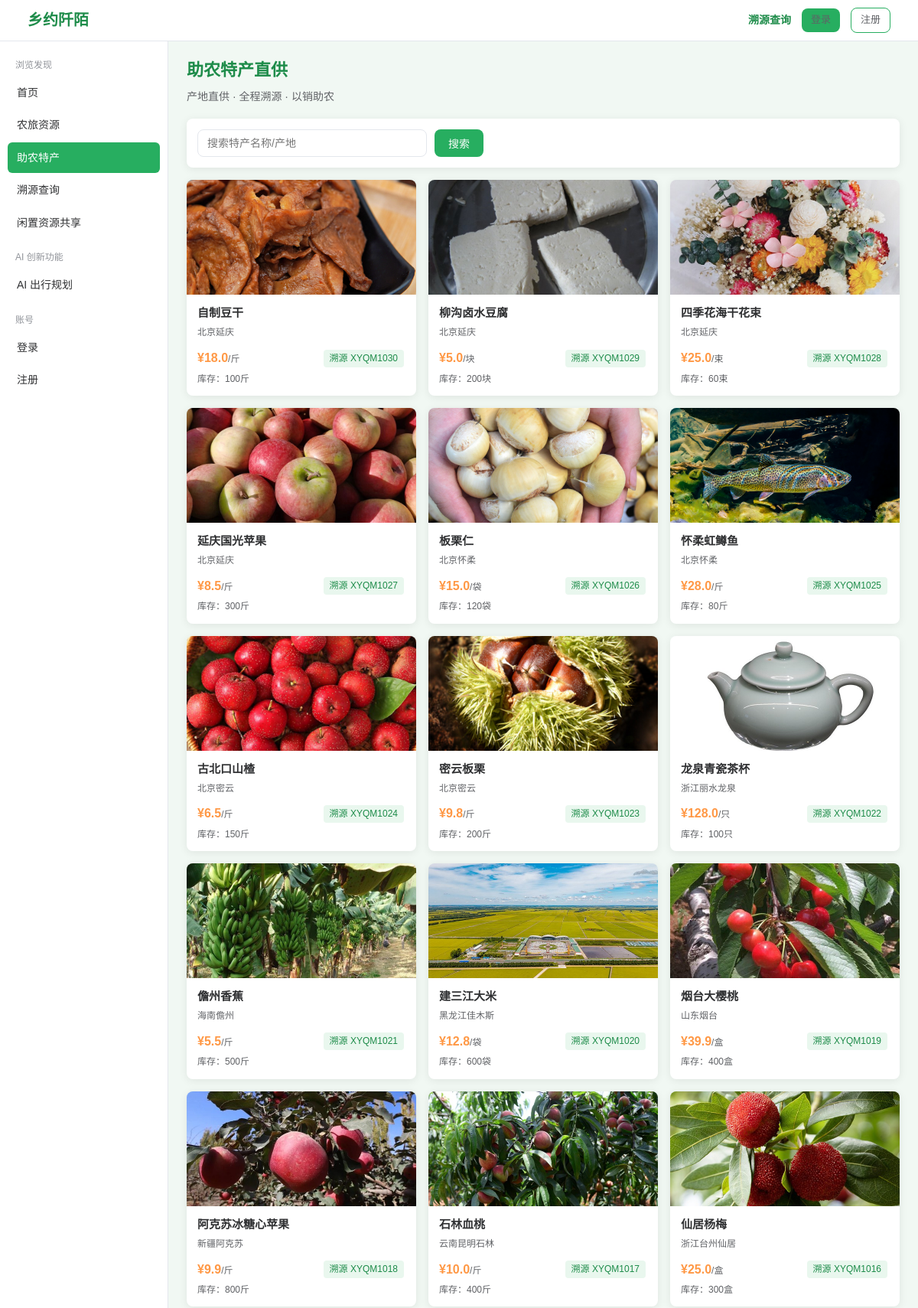
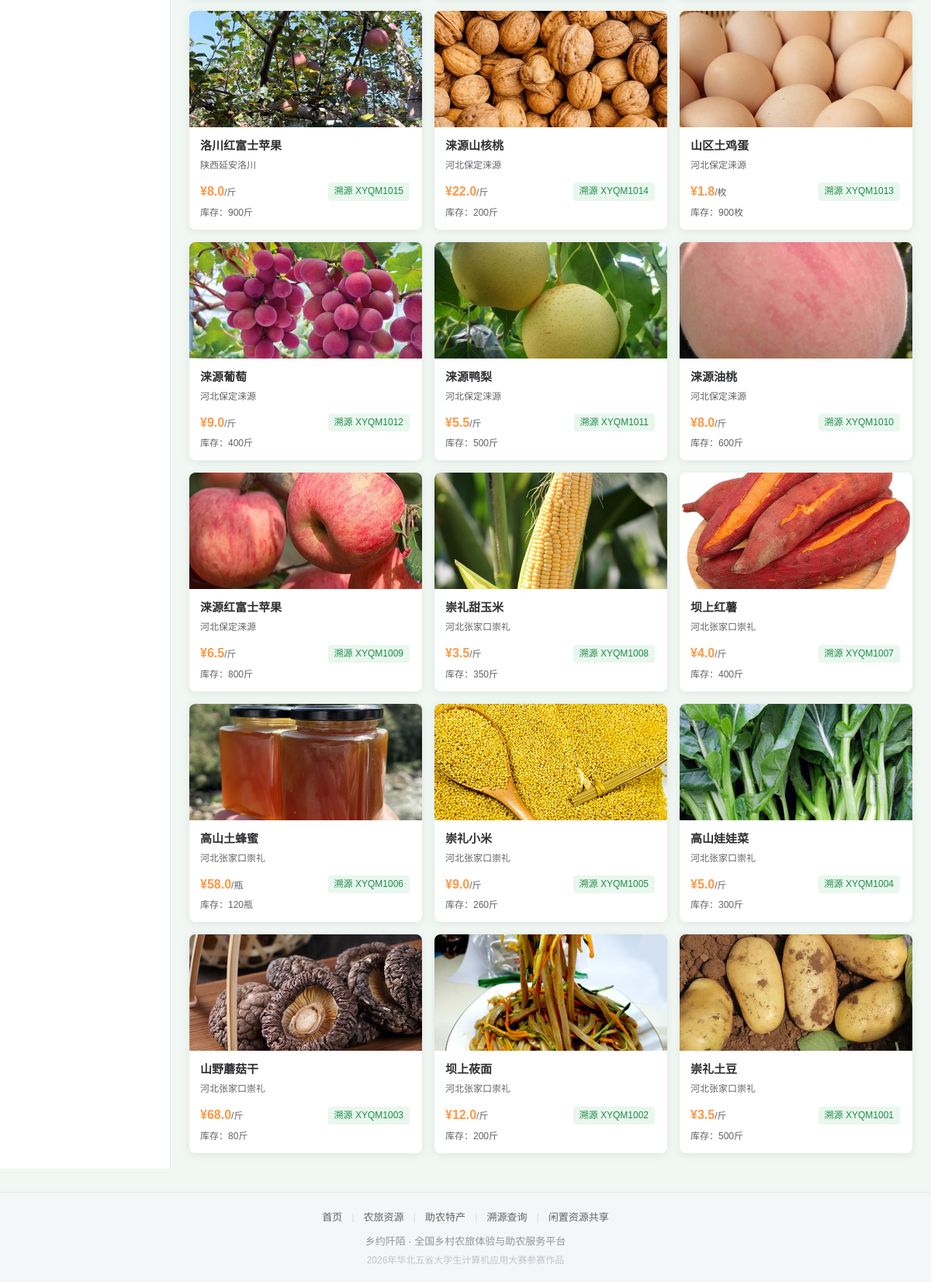
Page /products on the committed database (2 pictures, top to bottom).
### tables this page shows
CREATE TABLE products (
            id INTEGER PRIMARY KEY AUTOINCREMENT,
            farmstay_id INTEGER NOT NULL,
            name TEXT NOT NULL,
            price REAL DEFAULT 0,
            unit TEXT DEFAULT '斤',
            stock INTEGER DEFAULT 0,
            description TEXT DEFAULT '',
            origin TEXT DEFAULT '',
            image TEXT DEFAULT 'product_default.jpg',
            trace_code TEXT DEFAULT '',        -- 溯源码
            status TEXT DEFAULT '上架',
            created_at TEXT DEFAULT (datetime('now', 'localtime'))
        );

### app.py (the view)
@app.route('/products')
def product_list():
    keyword = request.args.get('keyword', '')
    products = models.list_products(keyword=keyword)
    return render_template('product_list.html', products=products, keyword=keyword,
                           user=get_user(), active='products')

### app.py (called while the page is built)
def get_user():
    if 'user_id' in session:
        return models.get_user_by_id(session['user_id'])
    return None

@app.context_processor
def inject_globals():
    u = get_user()
    return {'cart_count': models.get_cart_count(u['id']) if u else 0}

### models.py (called while the page is built)
def get_conn():
    conn = sqlite3.connect(DB_PATH)
    conn.row_factory = sqlite3.Row
    return conn

def list_products(farmstay_id=None, keyword=''):
    conn = get_conn()
    if farmstay_id:
        rows = conn.execute('SELECT * FROM products WHERE farmstay_id=? ORDER BY id DESC', (farmstay_id,)).fetchall()
    else:
        sql = 'SELECT * FROM products WHERE status="上架"'
        args = []
        if keyword:
            sql += ' AND (name LIKE ? OR origin LIKE ?)'
            args += [f'%{keyword}%', f'%{keyword}%']
        sql += ' ORDER BY id DESC'
        rows = conn.execute(sql, args).fetchall()
    conn.close()
    return rows

### templates/product_list.html (shortened to what this page needs)
{% extends "base.html" %}
{% block content %}
<h1 class="page-title"> 助农特产直供</h1>
<p class="page-subtitle">产地直供 · 全程溯源 · 以销助农</p>
<div class="card" style="padding:14px;">
<form action="/products" method="get" style="display:flex;gap:10px;flex-wrap:wrap;">
<input type="text" name="keyword" value="{{ keyword }}" class="form-control" placeholder="搜索特产名称/产地" style="max-width:300px;">
<button type="submit" class="btn btn-primary">搜索</button>
</form>
</div>
{% if products %}
<div class="grid" style="margin-top:16px;">
{% for p in products %}
<a href="/product/{{ p['id'] }}" class="item-card" style="text-decoration:none;">
<img class="item-img" src="{{ url_for('static', filename='images/' + (p['image'] or 'product_default.jpg')) }}" alt="{{ p['name'] }}">
<div class="item-body">
<div class="item-name" style="color:var(--text);">{{ p['name'] }}</div>
<div class="item-sub"> {{ p['origin'] }}</div>
<div class="item-meta">
<span class="item-price">¥{{ '%.1f' % p['price'] }}<small>/{{ p['unit'] }}</small></span>
<span class="tag">溯源 {{ p['trace_code'] }}</span>
</div>
<div style="font-size:12px;color:var(--text2);">库存：{{ p['stock'] }}{{ p['unit'] }}</div>
</div>
</a>
{% endfor %}
</div>
{% else %}
<div class="empty"><div class="empty-icon"></div><p>暂无符合条件的特产</p></div>
{% endif %}
{% endblock %}

### css/style.css (style rules this page uses)
* { margin: 0; padding: 0; box-sizing: border-box; }
:root { --green: #27AE60; --green-dark: #1E8C4A; --green-bg: #E9F7EE; --orange: #FF9845; --bg: #F1F8F3; --text: #303133; --text2: #606266; --border: #e4e7ed; }
body { font-family: "Microsoft YaHei", "PingFang SC", sans-serif; background: var(--bg); color: var(--text); line-height: 1.6; }
a { color: var(--green); text-decoration: none; }
.btn { display: inline-block; padding: 8px 18px; border: none; border-radius: 8px; font-size: 14px; cursor: pointer; text-decoration: none; transition: all .2s; }
.btn-primary { background: var(--green); color: #fff; }
.page-title { font-size: 22px; color: var(--green-dark); margin-bottom: 6px; }
.page-subtitle { color: var(--text2); margin-bottom: 18px; font-size: 14px; }
.card { background: #fff; border-radius: 8px; padding: 20px; box-shadow: 0 2px 12px rgba(0,0,0,0.08); margin-bottom: 16px; }
.grid { display: grid; grid-template-columns: repeat(auto-fill, minmax(240px, 1fr)); gap: 16px; }
.item-card { background: #fff; border-radius: 8px; overflow: hidden; box-shadow: 0 2px 12px rgba(0,0,0,0.08); transition: transform .2s; display: flex; flex-direction: column; }
.item-img { width: 100%; height: 150px; object-fit: cover; background: var(--green-bg); }
.item-body { padding: 12px 14px; flex: 1; display: flex; flex-direction: column; gap: 4px; }
.item-name { font-size: 15px; font-weight: 600; }
.item-sub { font-size: 12px; color: var(--text2); }
.item-price { color: var(--orange); font-weight: 700; font-size: 16px; }
.item-price small { font-size: 12px; font-weight: 400; color: var(--text2); }
.item-meta { display: flex; justify-content: space-between; align-items: center; margin-top: 6px; }
.tag { display: inline-block; background: var(--green-bg); color: var(--green-dark); font-size: 12px; padding: 2px 8px; border-radius: 4px; margin: 2px; }
.form-control { width: 100%; padding: 9px 12px; border: 1px solid var(--border); border-radius: 8px; font-size: 14px; font-family: inherit; background: #fff; }

### rows in the picture
products: image (picture), name "自制豆干", origin "北京延庆", price "18.0", unit "斤", trace_code "XYQM1030", stock "100"
products: image (picture), name "柳沟卤水豆腐", origin "北京延庆", price "5.0", unit "块", trace_code "XYQM1029", stock "200"
products: image (picture), name "四季花海干花束", origin "北京延庆", price "25.0", unit "束", trace_code "XYQM1028", stock "60"
products: image (picture), name "延庆国光苹果", origin "北京延庆", price "8.5", unit "斤", trace_code "XYQM1027", stock "300"
products: image (picture), name "板栗仁", origin "北京怀柔", price "15.0", unit "袋", trace_code "XYQM1026", stock "120"
products: image (picture), name "怀柔虹鳟鱼", origin "北京怀柔", price "28.0", unit "斤", trace_code "XYQM1025", stock "80"
products: image (picture), name "古北口山楂", origin "北京密云", price "6.5", unit "斤", trace_code "XYQM1024", stock "150"
products: image (picture), name "密云板栗", origin "北京密云", price "9.8", unit "斤", trace_code "XYQM1023", stock "200"
products: image (picture), name "龙泉青瓷茶杯", origin "浙江丽水龙泉", price "128.0", unit "只", trace_code "XYQM1022", stock "100"
products: image (picture), name "儋州香蕉", origin "海南儋州", price "5.5", unit "斤", trace_code "XYQM1021", stock "500"
products: image (picture), name "建三江大米", origin "黑龙江佳木斯", price "12.8", unit "袋", trace_code "XYQM1020", stock "600"
products: image (picture), name "烟台大樱桃", origin "山东烟台", price "39.9", unit "盒", trace_code "XYQM1019", stock "400"
products: image (picture), name "阿克苏冰糖心苹果", origin "新疆阿克苏", price "9.9", unit "斤", trace_code "XYQM1018", stock "800"
products: image (picture), name "石林血桃", origin "云南昆明石林", price "10.0", unit "斤", trace_code "XYQM1017", stock "400"
products: image (picture), name "仙居杨梅", origin "浙江台州仙居", price "25.0", unit "盒", trace_code "XYQM1016", stock "300"
products: image (picture), name "洛川红富士苹果", origin "陕西延安洛川", price "8.0", unit "斤", trace_code "XYQM1015", stock "900"
products: image (picture), name "涞源山核桃", origin "河北保定涞源", price "22.0", unit "斤", trace_code "XYQM1014", stock "200"
products: image (picture), name "山区土鸡蛋", origin "河北保定涞源", price "1.8", unit "枚", trace_code "XYQM1013", stock "900"
products: image (picture), name "涞源葡萄", origin "河北保定涞源", price "9.0", unit "斤", trace_code "XYQM1012", stock "400"
products: image (picture), name "涞源鸭梨", origin "河北保定涞源", price "5.5", unit "斤", trace_code "XYQM1011", stock "500"
products: image (picture), name "涞源油桃", origin "河北保定涞源", price "8.0", unit "斤", trace_code "XYQM1010", stock "600"
products: image (picture), name "涞源红富士苹果", origin "河北保定涞源", price "6.5", unit "斤", trace_code "XYQM1009", stock "800"
products: image (picture), name "崇礼甜玉米", origin "河北张家口崇礼", price "3.5", unit "斤", trace_code "XYQM1008", stock "350"
products: image (picture), name "坝上红薯", origin "河北张家口崇礼", price "4.0", unit "斤", trace_code "XYQM1007", stock "400"
products: image (picture), name "高山土蜂蜜", origin "河北张家口崇礼", price "58.0", unit "瓶", trace_code "XYQM1006", stock "120"
products: image (picture), name "崇礼小米", origin "河北张家口崇礼", price "9.0", unit "斤", trace_code "XYQM1005", stock "260"
products: image (picture), name "高山娃娃菜", origin "河北张家口崇礼", price "5.0", unit "斤", trace_code "XYQM1004", stock "300"
products: image (picture), name "山野蘑菇干", origin "河北张家口崇礼", price "68.0", unit "斤", trace_code "XYQM1003", stock "80"
products: image (picture), name "坝上莜面", origin "河北张家口崇礼", price "12.0", unit "斤", trace_code "XYQM1002", stock "200"
products: image (picture), name "崇礼土豆", origin "河北张家口崇礼", price "3.5", unit "斤", trace_code "XYQM1001", stock "500"
